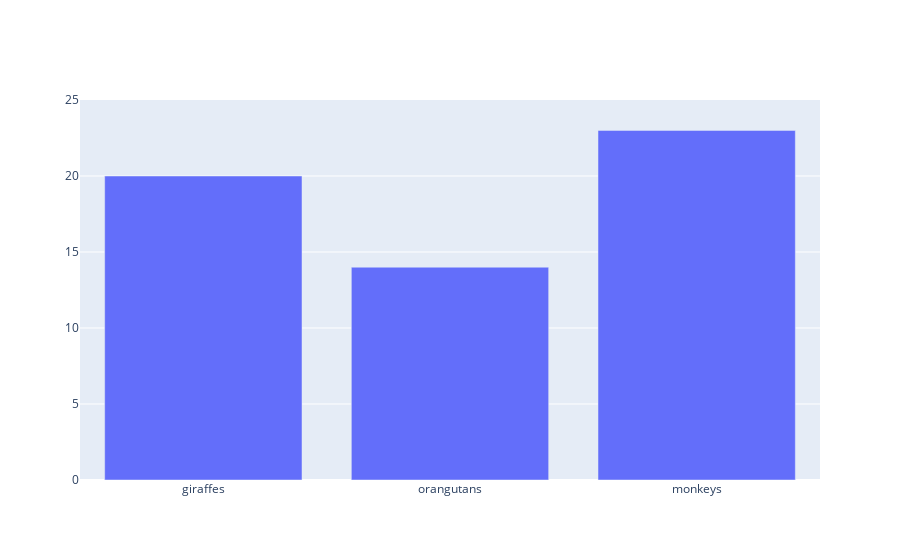

Source (notebook cell):
### Code cell
import plotly.graph_objs as go

data = [go.Bar(
            x=['giraffes', 'orangutans', 'monkeys'],
            y=[20, 14, 23]
    )]
layout = {'yaxis': {'range': [0, 25]}}
fig = go.Figure(data, layout)
fig

### Figure 1 — Plotly figure (JSON) as saved in the notebook; plotly's stock layout.template omitted (floating-point values rounded to 4 significant figures)
{"data": [{"type": "bar", "x": ["giraffes", "orangutans", "monkeys"], "y": [20, 14, 23]}], "layout": {"autosize": true, "xaxis": {"autorange": true, "range": [-0.5, 2.5], "type": "category"}, "yaxis": {"range": [0, 25], "type": "linear"}}}
